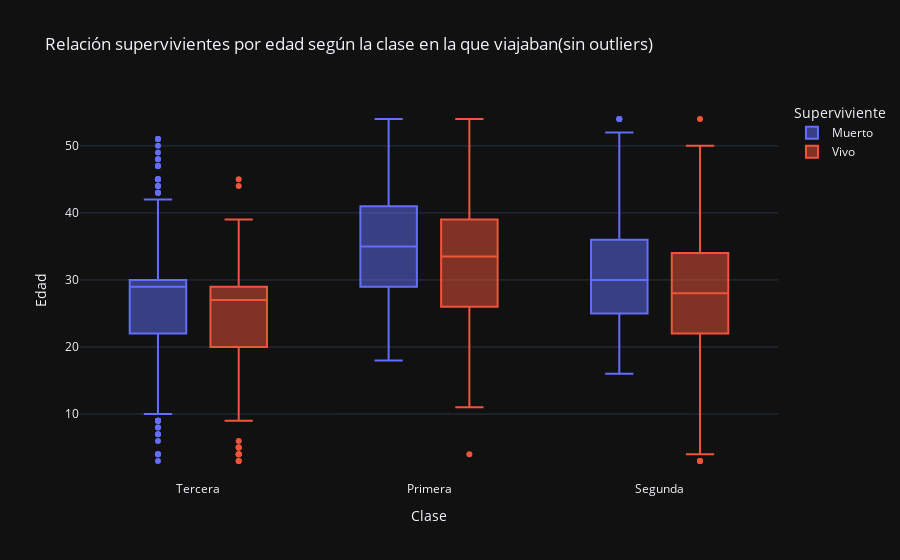

This figure's notebook cell:
### Markdown cell above
#### Volvemos a graficar para ver el resultado de la función replazar ouliers

### Code cell
# ya no vemos tanta distancia entre edades
fig = px.box(df_limpio, x='Clase', y='Edad', 
             title='Relación supervivientes por edad según la clase en la que viajaban(sin outliers)', 
             
             template="plotly_dark", color='Superviviente') # añadimos color para diferenciar mejor los supervivientes

fig.show()

### Figure 1 — Plotly figure (JSON) as saved in the notebook; plotly's stock layout.template omitted (floating-point values rounded to 4 significant figures; data arrays with more than 128 entries replaced by an {"elided": "..."} marker saying what was removed)
{"data": [{"alignmentgroup": "True", "hovertemplate": "Superviviente=Muerto<br>Clase=%{x}<br>Edad=%{y}<extra></extra>", "legendgroup": "Muerto", "marker": {"color": "#636efa"}, "name": "Muerto", "notched": false, "offsetgroup": "Muerto", "orientation": "v", "showlegend": true, "type": "box", "x": {"elided": "549 str values"}, "x0": " ", "xaxis": "x", "y": {"elided": "549 int values"}, "y0": " ", "yaxis": "y"}, {"alignmentgroup": "True", "hovertemplate": "Superviviente=Vivo<br>Clase=%{x}<br>Edad=%{y}<extra></extra>", "legendgroup": "Vivo", "marker": {"color": "#EF553B"}, "name": "Vivo", "notched": false, "offsetgroup": "Vivo", "orientation": "v", "showlegend": true, "type": "box", "x": {"elided": "342 str values"}, "x0": " ", "xaxis": "x", "y": {"elided": "342 int values"}, "y0": " ", "yaxis": "y"}], "layout": {"boxmode": "group", "legend": {"title": {"text": "Superviviente"}, "tracegroupgap": 0}, "title": {"text": "Relación supervivientes por edad según la clase en la que viajaban(sin outliers)"}, "xaxis": {"anchor": "y", "domain": [0, 1], "title": {"text": "Clase"}}, "yaxis": {"anchor": "x", "domain": [0, 1], "title": {"text": "Edad"}}}}
